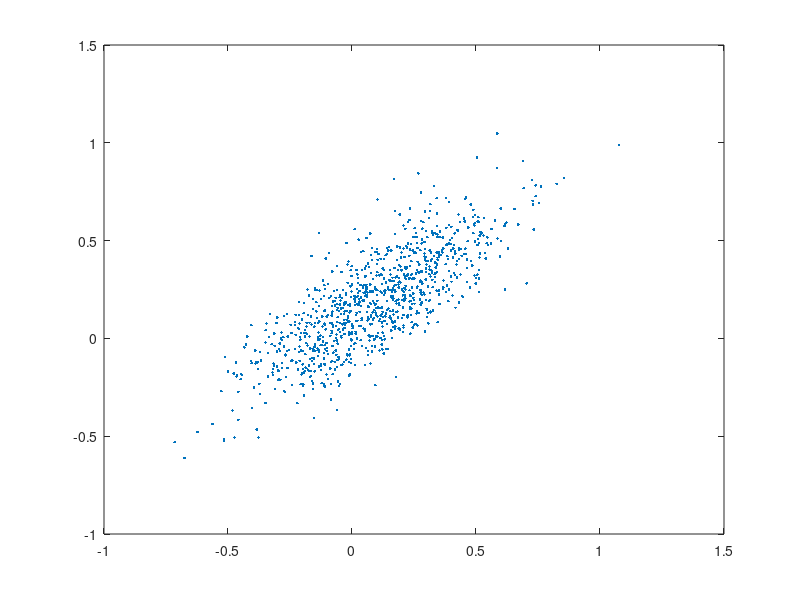

This chart was generated by the following MATLAB code: (Note: this script raises an error after producing the figure.)
% this script illustrates PCA dimension reduction in a simple bivariate case
% see "Risk and Asset Allocation"-Springer (2005), by A. Meucci


clc; close all; clear;

Mu=[0.1 0.2];
Sig=[.25 .25];
rho_12=.8;

NumSimulations=1000;
%%%%%%%%%%%%%%%%%%%%%%%%%%%%%%%%%%%%%%%%%%%%%%%%%%%%%%%%%%%%%%%%%%%%%%%%%%%%%%%%%%%%%%%%%%%%%%%%%%%%%%%%%%%%%%%%%%%%%%%%%%%%%%%%%%%%%%
Sigma=diag(Sig)*[1 rho_12 ;  rho_12 1]*diag(Sig);

% compute sample: the market X is the first entry, and the two factors F1 and F2 are the last two entries
Y=mvnrnd(Mu,Sigma,NumSimulations);
Simul_X=Y;%exp(Y);

% compute recovered variables
Expected_Value=mean(Simul_X)';
Covariance=cov(Simul_X);
[EigenVectors,EigenValues] = pcacov(Covariance);

E_k=EigenVectors(:,1);
Recovered_X=[];
for t=1:NumSimulations
    X=Simul_X(t,:)';
    X_p=Expected_Value+E_k*E_k'*(X-Expected_Value);
   
    Recovered_X=[Recovered_X
        X_p' ];
end

%%%%%%%%%%%%%%%%%%%%%%%%%%%%%%%%%%%%%%%%%%%%%%%%%%%%%%%%%%%%%%%%%%%%%%%%%%%%%%%%%%%%%%%%%%%%%%%%%%%%%%%%%%%%%%%%%%%%%%%%%%%%
% plots
%%%%%%%%%%%%%%%%%%%%%%%%%%%%%%%%%%%%%%%%%%%%%%%%%%%%%%%%%%%%%%%%%%%%%%%%%%%%%%%%%%%%%%%%%%%%%%%%%%%%%%%%%%%%%%%%%%%%%%%%%%%%


% plot original sample
figure
h=plot(Simul_X(:,1),Simul_X(:,2),'.');
% plot the ellipsoid
hold on
Scale=2;
PlotEigVectors=1;
PlotSquare=0;
TwoDimEllipsoid(Expected_Value,Covariance,Scale,PlotEigVectors,PlotSquare)

% plot recovered variables
figure
h=plot(Recovered_X(:,1),Recovered_X(:,2),'.');
% plot the ellipsoid
hold on
Scale=2;
PlotEigVectors=1;
PlotSquare=0;
TwoDimEllipsoid(Expected_Value,Covariance,Scale,PlotEigVectors,PlotSquare)
